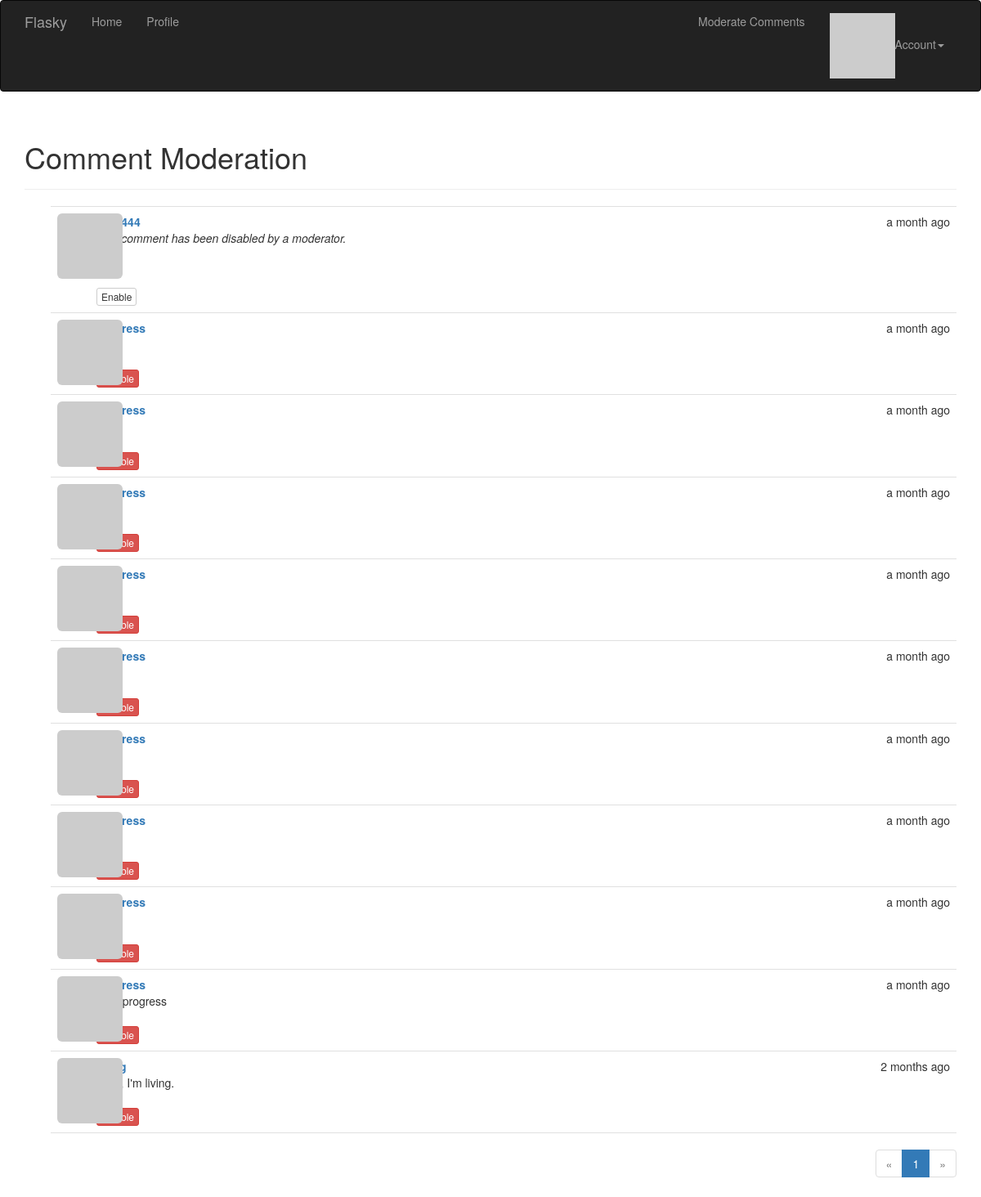
Screenshot of /moderate (signed in) with the database file from the repository.
### app/models.py (models this page shows, shortened)
class Comment(db.Model):
    __tablename__ = 'comments'
    id = db.Column(db.Integer, primary_key=True)
    body = db.Column(db.Text)
    body_html = db.Column(db.Text)
    timestamp = db.Column(db.DateTime, index=True, default=datetime.utcnow)
    disabled = db.Column(db.Boolean)
    author_id = db.Column(db.Integer, db.ForeignKey('users.id'))
    post_id = db.Column(db.Integer, db.ForeignKey('posts.id'))

### app/main/views.py (the view)
@main.route('/moderate')
@login_required
@permission_required(Permission.MODERATE)
def moderate():
    page = request.args.get('page', 1, type=int)
    pagination = Comment.query.order_by(Comment.timestamp.desc()).paginate(page,
        per_page=current_app.config['FLASKY_COMMENTS_PER_PAGE'], error_out=False)
    comments = pagination.items
    return render_template('moderate.html', comments=comments, pagination=pagination, page=page)

### app/auth/views.py (called while the page is built)
@auth.before_app_request
def before_request():
    if current_user.is_authenticated:
        current_user.ping()
        if not current_user.confirmed and request.endpoint[:5] != 'auth.':
            return redirect(url_for('auth.unconfirmed'))

### app/decorator.py (called while the page is built)
def permission_required(permission):
    def decorator(f):
        @wraps(f)
        def decorated_function(*args, **kwargs):
            if not current_user.can(permission):
                abort(403)
            return f(*args, **kwargs)
        return decorated_function
    return decorator

### app/main/__init__.py (called while the page is built)
@main.app_context_processor
def inject_permissions():
    return dict(Permission=Permission)

### app/main/views.py (called while the page is built)
@main.after_app_request
def after_request(response):
    for query in get_debug_queries():
        if query.duration >= current_app.config['FLASKY_SLOW_DB_QUERY_TIME']:
            current_app.logger.warning(
                'Slow query: %s\nParameters: %s\nDuration: %fs\nContext: %s\n' %
                (query.statement, query.parameters, query.duration, query.context))
    return response

### app/models.py (called while the page is built)
@login_manager.user_loader
def load_user(user_id):
    return User.query.get(int(user_id))

    def has_permission(self, perm):
        return self.permissions & perm == perm

    def gravatar(self, size=100, default='identicon', rating='g'):
        url = 'https://secure.gravatar.com/avatar'
        hash = self.avatar_hash or self.gravatar_hash()
        return '{url}/{hash}?s={size}&d={default}&r={rating}'.format(url=url, hash=hash, size=size, default=default, rating=rating)

    def can(self, perm):
        return self.role is not None and self.role.has_permission(perm)

    def ping(self):
        self.last_seen = datetime.utcnow()
        db.session.add(self)
        db.session.commit()

### app/templates/moderate.html (shortened to what this page needs)
{% extends "base.html" %}
{% import "_macros.html" as macros %}
{% block page_content %}
<div class="page-header">
    <h1>Comment Moderation</h1>
</div>
{% set moderate = True %}
{% include '_comments.html' %}
{% if pagination %}
<div class="pagination">
    {{ macros.pagination_widget(pagination, '.moderate') }}
</div>
{% endif %}
{% endblock %}

### app/templates/_comments.html
<ul class="comments">
    {% for comment in comments %}
    <li class="comment">
        <div class="comment-thumbnail">
            <a href="{{ url_for('.user', username=comment.author.username) }}">
                <img class="img-rounded profile-thumbnail" src="{{ comment.author.gravatar(size=40) }}">
            </a>
        </div>
        <div class="comment-content">
            <div class="comment-date">{{ moment(comment.timestamp).fromNow() }}</div>
            <div class="comment-author"><a href="{{ url_for('.user', username=comment.author.username) }}">{{ comment.author.username }}</a></div>
            <div class="comment-body">
                {% if comment.disabled %}
                <p><i>This comment has been disabled by a moderator.</i></p>
                {% endif %}
                {% if moderate or not comment.disabled %}
                    {% if comment.body_html %}
                        {{ comment.body_html | safe }}
                    {% else %}
                        {{ comment.body }}
                    {% endif %}
                {% endif %}
            </div>
            {% if moderate %}
                <br>
                {% if comment.disabled %}
                <a class="btn btn-default btn-xs" href="{{ url_for('.moderate_enable', id=comment.id, page=page) }}">Enable</a>
                {% else %}
                <a class="btn btn-danger btn-xs" href="{{ url_for('.moderate_disable', id=comment.id, page=page) }}">Disable</a>
                {% endif %}
            {% endif %}
        </div>
    </li>
    {% endfor %}
</ul>

### app/static/styles.css (style rules this page uses)
.profile-thumbnail { position: absolute; }
ul.comments { list-style-type: none; padding: 0px; margin: 16px 0px 0px 0px; }
ul.comments li.comment { margin-left: 32px; padding: 8px; border-bottom: 1px solid #e0e0e0; }
ul.comments li.comment:nth-child(1) { border-top: 1px solid #e0e0e0; }
div.comment-date { float: right; }
div.comment-author { font-weight: bold; }
div.comment-thumbnail { position: absolute; }
div.comment-content { margin-left: 48px; min-height: 48px; }
div.pagination { width: 100%; text-align: right; padding: 0px; margin: 0px; }

### rows the page displays
Comment: timestamp "a month ago", shows "This comment has been disabled by a moderator."
Comment: timestamp "a month ago"
Comment: timestamp "a month ago"
Comment: timestamp "a month ago"
Comment: timestamp "a month ago"
Comment: timestamp "a month ago"
Comment: timestamp "a month ago"
Comment: timestamp "a month ago"
Comment: timestamp "a month ago"
Comment: timestamp "a month ago", body_html "from progress"
Comment: timestamp "2 months ago", body_html "hello, I'm living."

### other values shown
{{ p }} "1"
